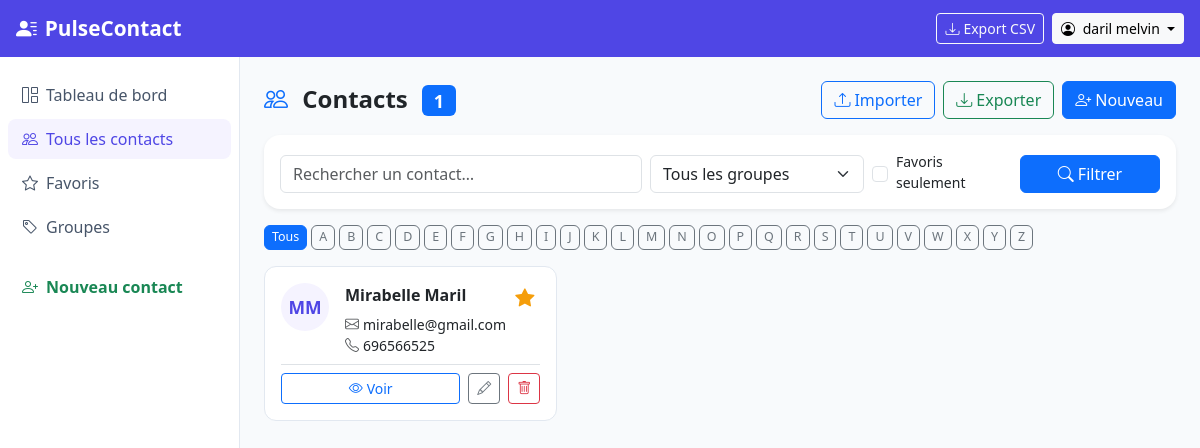
Before: /contacts/ (signed in) with the older database file.
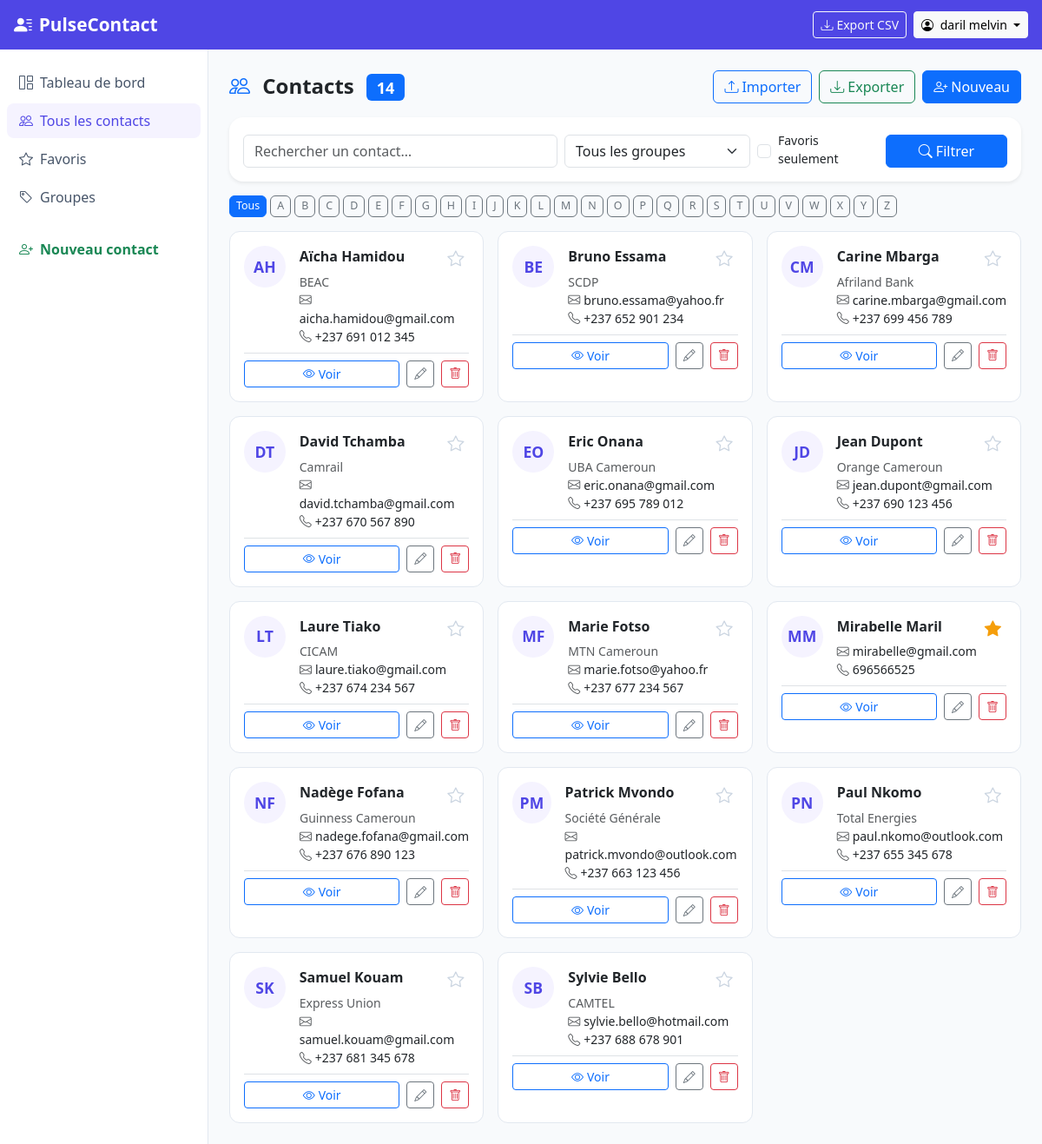
After: the same page with the newer database file.
### contacts/models.py (models this page shows, shortened)
class Contact(models.Model):
    objects     = ContactManager()          # exclut les supprimés
    all_objects = models.Manager()          # inclut tout
    user    = models.ForeignKey(User, on_delete=models.CASCADE, related_name='contacts')
    groups  = models.ManyToManyField(ContactGroup, blank=True, related_name='contacts', verbose_name="Groupes")
    first_name  = models.CharField(max_length=100, verbose_name="Prénom")
    last_name   = models.CharField(max_length=100, blank=True, verbose_name="Nom")
    photo       = models.ImageField(upload_to='contacts/', blank=True, null=True, verbose_name="Photo")
    email       = models.EmailField(blank=True, verbose_name="Email")
    phone       = models.CharField(max_length=30, blank=True, verbose_name="Téléphone")
    address     = models.TextField(blank=True, verbose_name="Adresse")
    company     = models.CharField(max_length=150, blank=True, verbose_name="Entreprise")
    notes       = models.TextField(blank=True, verbose_name="Notes")
    is_favorite = models.BooleanField(default=False, verbose_name="Favori")
    is_deleted  = models.BooleanField(default=False)
    deleted_at  = models.DateTimeField(null=True, blank=True)
    created_at  = models.DateTimeField(auto_now_add=True)
    updated_at  = models.DateTimeField(auto_now=True)
    class Meta:
        verbose_name = "Contact"
        verbose_name_plural = "Contacts"
        ordering = ['first_name', 'last_name']
    @property
    def full_name(self):
        return f"{self.first_name} {self.last_name}".strip()
    @property
    def initials(self):
        parts = self.full_name.split()
        if len(parts) >= 2:
            return f"{parts[0][0]}{parts[-1][0]}".upper()
        return self.full_name[0].upper() if self.full_name else "?"

### contacts/views.py (the view, shortened to what this page needs)
# urls.py: path('',                  views.contact_list,     name='list'),
@login_required
def contact_list(request):
    contacts = Contact.objects.filter(user=request.user)
    form = SearchForm(request.GET, user=request.user)
    if form.is_valid():
        q             = form.cleaned_data.get('q', '').strip()
        group         = form.cleaned_data.get('group')
        favorites_only = form.cleaned_data.get('favorites_only')
        if group:
            contacts = contacts.filter(groups=group)
        if favorites_only:
            contacts = contacts.filter(is_favorite=True)
    letter = request.GET.get('letter', '').upper()
    if letter and letter.isalpha():
        contacts = contacts.filter(first_name__istartswith=letter)
    per_page  = getattr(settings, 'CONTACTS_PER_PAGE', 20)
    paginator = Paginator(contacts, per_page)
    page      = request.GET.get('page', 1)
    page_obj  = paginator.get_page(page)
    alphabet = list('ABCDEFGHIJKLMNOPQRSTUVWXYZ')
    context = {
        'page_obj':  page_obj,
        'form':      form,
        'alphabet':  alphabet,
        'letter':    letter,
        'total':     contacts.count(),
    }
    return render(request, 'contacts/list.html', context)

### contacts/forms.py
class SearchForm(forms.Form):
    q = forms.CharField(
        required=False,
        widget=forms.TextInput(attrs={
            'class': 'form-control',
            'placeholder': 'Rechercher un contact…',
            'id': 'search-input',
        })
    )
    group = forms.ModelChoiceField(
        queryset=ContactGroup.objects.none(),
        required=False,
        empty_label="Tous les groupes",
        widget=forms.Select(attrs={'class': 'form-select'})
    )
    favorites_only = forms.BooleanField(
        required=False,
        widget=forms.CheckboxInput(attrs={'class': 'form-check-input'})
    )
    def __init__(self, *args, user=None, **kwargs):
        super().__init__(*args, **kwargs)
        if user:
            self.fields['group'].queryset = ContactGroup.objects.filter(user=user)

### contacts/models.py (called while the page is built)
    def __str__(self):
        return self.name

    def get_queryset(self):
        return super().get_queryset().filter(is_deleted=False)

### templates/contacts/list.html (shortened to what this page needs)
{% extends 'base.html' %}
{% block content %}
<div class="d-flex justify-content-between align-items-center mb-3">
  <h4 class="fw-bold mb-0">
    <i class="bi bi-people me-2 text-primary"></i>
    Contacts
    <span class="badge bg-primary ms-2">{{ total }}</span>
  </h4>
  <div class="d-flex gap-2">
    <a href="{% url 'contacts:import_csv' %}" class="btn btn-outline-primary">
      <i class="bi bi-upload me-1"></i>Importer
    </a>
    <a href="{% url 'contacts:export_csv' %}" class="btn btn-outline-success">
      <i class="bi bi-download me-1"></i>Exporter
    </a>
    <a href="{% url 'contacts:create' %}" class="btn btn-primary">
      <i class="bi bi-person-plus me-1"></i>Nouveau
    </a>
  </div>
</div>
<div class="card border-0 shadow-sm rounded-4 p-3 mb-3">
  <form method="get" class="row g-2 align-items-end">
    <div class="col-md-5">
      {{ form.q }}
    </div>
    <div class="col-md-3">
      {{ form.group }}
    </div>
    <div class="col-md-2 d-flex align-items-center gap-2">
      {{ form.favorites_only }}
      <label class="form-check-label small">Favoris seulement</label>
    </div>
    <div class="col-md-2">
      <button type="submit" class="btn btn-primary w-100">
        <i class="bi bi-search me-1"></i>Filtrer
      </button>
    </div>
  </form>
</div>
<div class="alphabet-bar d-flex flex-wrap gap-1 mb-3">
  <a href="{% url 'contacts:list' %}" class="btn btn-sm {% if not letter %}btn-primary{% else %}btn-outline-secondary{% endif %}">Tous</a>
  {% for l in alphabet %}
  <a href="?letter={{ l }}" class="btn btn-sm {% if letter == l %}btn-primary{% else %}btn-outline-secondary{% endif %}">{{ l }}</a>
  {% endfor %}
</div>
{% if page_obj.object_list %}
<div class="row g-3">
  {% for contact in page_obj %}
  <div class="col-md-6 col-xl-4">
    <div class="contact-card p-3 h-100">
      <div class="d-flex align-items-start gap-3">
        {% if contact.photo %}
        <img src="{{ contact.photo.url }}" alt="{{ contact.full_name }}"
             class="rounded-circle" style="width:48px;height:48px;object-fit:cover;">
        {% else %}
        <div class="avatar-initials">{{ contact.initials }}</div>
        {% endif %}
        <div class="flex-grow-1 min-width-0">
          <div class="d-flex justify-content-between align-items-start">
            <a href="{% url 'contacts:detail' contact.pk %}" class="text-decoration-none">
              <div class="fw-semibold text-dark">{{ contact.full_name }}</div>
            </a>
            <button class="btn-star" data-pk="{{ contact.pk }}" title="Favori">
              <i class="bi {% if contact.is_favorite %}bi-star-fill{% else %}bi-star{% endif %}"></i>
            </button>
          </div>
          {% if contact.company %}
          <div class="text-muted small">{{ contact.company }}</div>
          {% endif %}
          {% if contact.email %}
          <div class="small"><i class="bi bi-envelope me-1 text-muted"></i>{{ contact.email }}</div>
          {% endif %}
          {% if contact.phone %}
          <div class="small"><i class="bi bi-telephone me-1 text-muted"></i>{{ contact.phone }}</div>
          {% endif %}
        </div>
      </div>
      <div class="d-flex gap-2 mt-2 pt-2 border-top">
        <a href="{% url 'contacts:detail' contact.pk %}" class="btn btn-sm btn-outline-primary flex-grow-1">
          <i class="bi bi-eye me-1"></i>Voir
        </a>
        <a href="{% url 'contacts:update' contact.pk %}" class="btn btn-sm btn-outline-secondary">
          <i class="bi bi-pencil"></i>
        </a>
        <a href="{% url 'contacts:delete' contact.pk %}" class="btn btn-sm btn-outline-danger">
          <i class="bi bi-trash"></i>
        </a>
      </div>
    </div>
  </div>
  {% endfor %}
</div>
{% endif %}
{% endblock %}

### templates/base.html (shortened to what this page needs)
<!DOCTYPE html>
<html lang="fr">
<head>
  <link href="https://cdn.jsdelivr.net/npm/bootstrap@5.3.2/dist/css/bootstrap.min.css" rel="stylesheet">
  <link href="https://cdn.jsdelivr.net/npm/bootstrap-icons@1.11.3/font/bootstrap-icons.css" rel="stylesheet">
</head>
<body>
<nav class="navbar navbar-expand-lg navbar-dark">
  <div class="container-fluid px-3">
    <a class="navbar-brand text-white" href="{% url 'contacts:list' %}">
      <i class="bi bi-person-lines-fill me-2"></i>PulseContact
    </a>
    {% if user.is_authenticated %}
    <div class="ms-auto d-flex align-items-center gap-2">
      <a href="{% url 'contacts:export_csv' %}" class="btn btn-sm btn-outline-light">
        <i class="bi bi-download me-1"></i>Export CSV
      </a>
      <div class="dropdown">
        <button class="btn btn-sm btn-light dropdown-toggle" data-bs-toggle="dropdown">
          <i class="bi bi-person-circle me-1"></i>
          {{ user.get_full_name|default:user.username }}
        </button>
      </div>
    </div>
    {% endif %}
  </div>
</nav>
<div class="d-flex">
  {% if user.is_authenticated %}
  <nav class="sidebar d-none d-lg-block flex-shrink-0">
    <ul class="nav flex-column">
      <li class="nav-item">
        <a href="{% url 'contacts:dashboard' %}"
           class="nav-link {% if request.resolver_match.url_name == 'dashboard' %}active{% endif %}">
          <i class="bi bi-grid-1x2 me-2"></i>Tableau de bord
        </a>
      </li>
      <li class="nav-item">
        <a href="{% url 'contacts:list' %}"
           class="nav-link {% if request.resolver_match.url_name == 'list' %}active{% endif %}">
          <i class="bi bi-people me-2"></i>Tous les contacts
        </a>
      </li>
      <li class="nav-item">
        <a href="{% url 'contacts:list' %}?favorites_only=true"
           class="nav-link">
          <i class="bi bi-star me-2"></i>Favoris
        </a>
      </li>
      <li class="nav-item">
        <a href="{% url 'contacts:groups' %}"
           class="nav-link {% if 'group' in request.resolver_match.url_name %}active{% endif %}">
          <i class="bi bi-tag me-2"></i>Groupes
        </a>
      </li>
      <li class="nav-item mt-3">
        <a href="{% url 'contacts:create' %}" class="nav-link text-success fw-semibold">
          <i class="bi bi-person-plus me-2"></i>Nouveau contact
        </a>
      </li>
    </ul>
  </nav>
  {% endif %}
  <main class="flex-grow-1 p-4">
    {% block content %}{% endblock %}
  </main>
</div>
</body>
</html>

### templates/base.html (style rules this page uses)
:root { --sgc-primary: #4F46E5; --sgc-primary-dark: #3730A3; --sgc-light: #F5F3FF; }
body { background: #F8FAFC; min-height: 100vh; }
.navbar { background: var(--sgc-primary) !important; }
.navbar-brand { font-weight: 700; font-size: 1.3rem; }
.sidebar { width: 240px; min-height: calc(100vh - 56px); background: white; border-right: 1px solid #E2E8F0; padding-top: 1rem; }
.sidebar .nav-link { color: #475569; border-radius: 8px; margin: 2px 8px; padding: 8px 14px; }
.sidebar .nav-link:hover, .sidebar .nav-link.active { background: var(--sgc-light); color: var(--sgc-primary); font-weight: 500; }
.contact-card { border: 1px solid #E2E8F0; border-radius: 12px; transition: box-shadow 0.2s, transform 0.1s; background: white; }
.avatar-initials { width: 48px; height: 48px; border-radius: 50%; display: flex; align-items: center; justify-content: center; font-weight: 700; font-size: 1.1rem; background: var(--sgc-light); color: var(--sgc-primary); }
.alphabet-bar .btn { padding: 2px 7px; font-size: 0.78rem; border-radius: 6px; }
.btn-star { border: none; background: none; cursor: pointer; font-size: 1.2rem; }
.btn-star .bi-star-fill { color: #F59E0B; }
.btn-star .bi-star { color: #CBD5E1; }

Changed rows visible on the page:
added Contact: initials "AH", full_name "Aïcha Hamidou", is_favorite False (drawn), company "BEAC", email "aicha.hamidou@gmail.com", phone "+237 691 012 345"
added Contact: initials "BE", full_name "Bruno Essama", is_favorite False (drawn), company "SCDP", email "bruno.essama@yahoo.fr", phone "+237 652 901 234"
added Contact: initials "CM", full_name "Carine Mbarga", is_favorite False (drawn), company "Afriland Bank", email "carine.mbarga@gmail.com", phone "+237 699 456 789"
added Contact: initials "DT", full_name "David Tchamba", is_favorite False (drawn), company "Camrail", email "david.tchamba@gmail.com", phone "+237 670 567 890"
added Contact: initials "EO", full_name "Eric Onana", is_favorite False (drawn), company "UBA Cameroun", email "eric.onana@gmail.com", phone "+237 695 789 012"
added Contact: initials "JD", full_name "Jean Dupont", is_favorite False (drawn), company "Orange Cameroun", email "jean.dupont@gmail.com", phone "+237 690 123 456"
added Contact: initials "LT", full_name "Laure Tiako", is_favorite False (drawn), company "CICAM", email "laure.tiako@gmail.com", phone "+237 674 234 567"
added Contact: initials "MF", full_name "Marie Fotso", is_favorite False (drawn), company "MTN Cameroun", email "marie.fotso@yahoo.fr", phone "+237 677 234 567"
added Contact: initials "NF", full_name "Nadège Fofana", is_favorite False (drawn), company "Guinness Cameroun", email "nadege.fofana@gmail.com", phone "+237 676 890 123"
added Contact: initials "PM", full_name "Patrick Mvondo", is_favorite False (drawn), company "Société Générale", email "patrick.mvondo@outlook.com", phone "+237 663 123 456"
added Contact: initials "PN", full_name "Paul Nkomo", is_favorite False (drawn), company "Total Energies", email "paul.nkomo@outlook.com", phone "+237 655 345 678"
added Contact: initials "SK", full_name "Samuel Kouam", is_favorite False (drawn), company "Express Union", email "samuel.kouam@gmail.com", phone "+237 681 345 678"
added Contact: initials "SB", full_name "Sylvie Bello", is_favorite False (drawn), company "CAMTEL", email "sylvie.bello@hotmail.com", phone "+237 688 678 901"
Other visible differences:
{{ total }}: "1" → "14"
